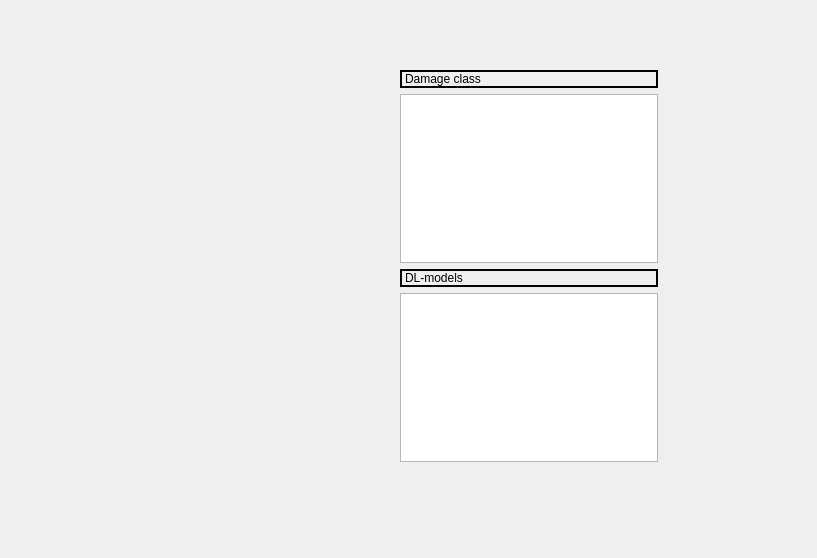
<?xml version="1.0" encoding="UTF-8"?>
<ui version="4.0">
 <class>Dialog</class>
 <widget class="QDialog" name="Dialog">
  <property name="geometry">
   <rect>
    <x>0</x>
    <y>0</y>
    <width>817</width>
    <height>558</height>
   </rect>
  </property>
  <property name="windowTitle">
   <string>Dialog</string>
  </property>
  <widget class="QWidget" name="">
   <property name="geometry">
    <rect>
     <x>400</x>
     <y>70</y>
     <width>258</width>
     <height>392</height>
    </rect>
   </property>
   <layout class="QVBoxLayout" name="verticalLayout">
    <item>
     <widget class="QLabel" name="label_2">
      <property name="frameShape">
       <enum>QFrame::WinPanel</enum>
      </property>
      <property name="text">
       <string>Damage class</string>
      </property>
     </widget>
    </item>
    <item>
     <widget class="QListView" name="listView_2"/>
    </item>
    <item>
     <widget class="QLabel" name="label">
      <property name="frameShape">
       <enum>QFrame::WinPanel</enum>
      </property>
      <property name="text">
       <string>DL-models</string>
      </property>
     </widget>
    </item>
    <item>
     <widget class="QListView" name="listView"/>
    </item>
   </layout>
  </widget>
 </widget>
 <resources/>
 <connections/>
</ui>
